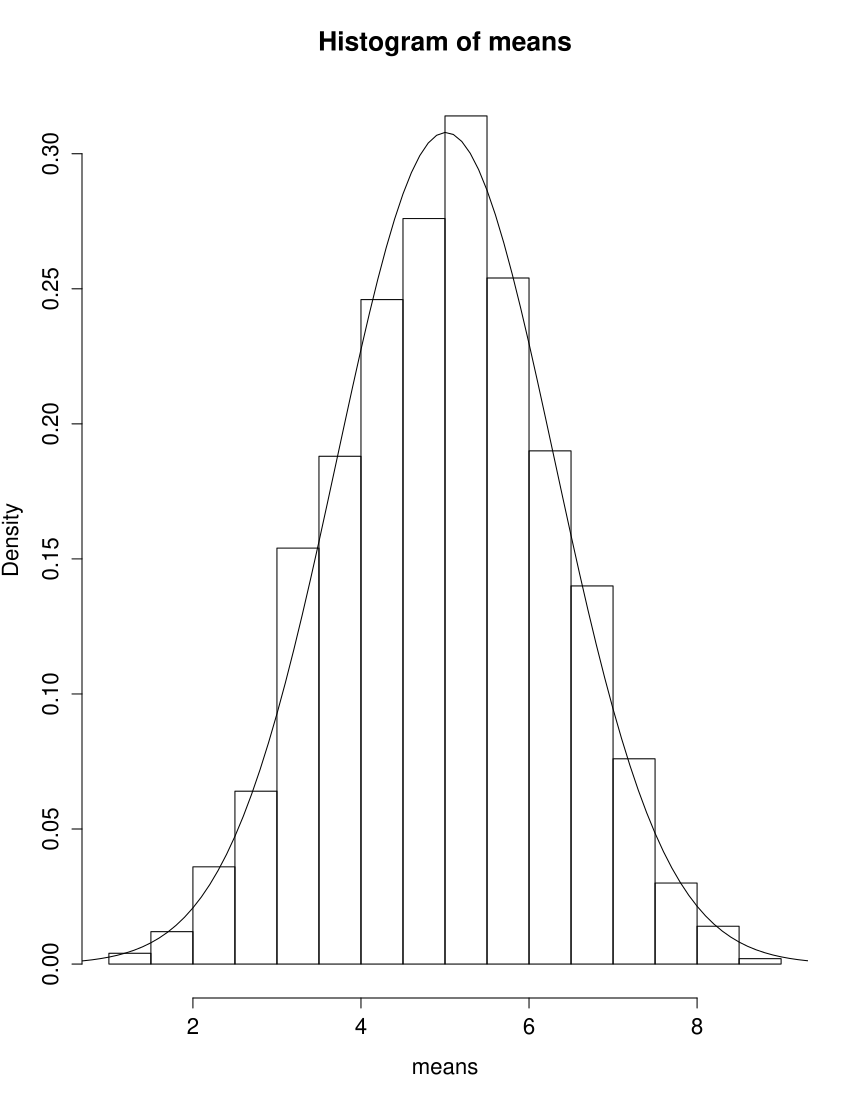

Recreate this plot in R.
hist(runif(1000)*10, main="")
means <- numeric(1000)
for (i in 1:1000) {
  means[i] <- mean(runif(5)*10)
}
hist(means, freq = FALSE)
mean(means)
sd(means)
xv <- seq(0, 10, 0.1)
yv <- dnorm(xv, mean = mean(means), sd=sd(means))
lines(xv, yv)
